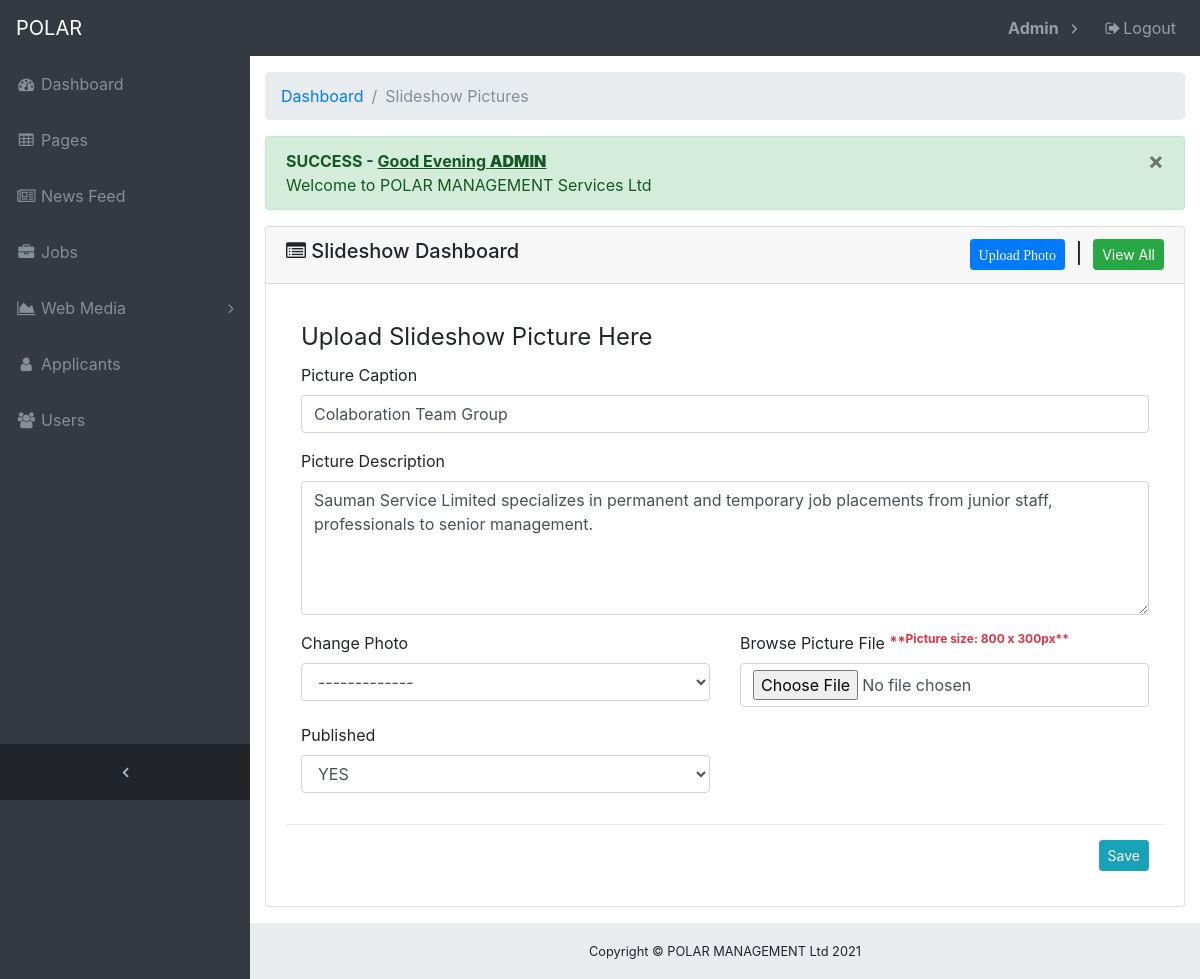
The page /polar-web/web-admin/slideshow.php?pg=2 (signed in) on the database its author committed.
### tables this page shows
CREATE TABLE `users` (
  `id` int(11) NOT NULL,
  `username` varchar(20) NOT NULL,
  `email` varchar(100) NOT NULL,
  `password` varchar(100) NOT NULL,
  `full_names` varchar(100) NOT NULL,
  `last_visit` datetime DEFAULT NULL
);

CREATE TABLE `slideshow` (
  `id` bigint(20) NOT NULL,
  `caption` varchar(100) NOT NULL,
  `description` varchar(255) NOT NULL,
  `file` varchar(100) NOT NULL,
  `published` tinyint(1) NOT NULL DEFAULT '0',
  `date_created` datetime NOT NULL,
  `created_by` varchar(60) NOT NULL
);

### polar-web/web-admin/functions.php (called while the page is built, shortened)
<?php
$online=FALSE;
try {
    $db_user = $online==TRUE? "polar_admin":'root';
    $db_pass = $online==TRUE? "admin@2018":'root';
    $db_name = $online==TRUE? 'polar_db':'polar_db';
    $connection_string = "mysql:host=localhost;dbname=$db_name";
    $conn = new PDO($connection_string, $db_user, $db_pass,
                    array(PDO::ATTR_PERSISTENT => true, PDO::ATTR_ERRMODE => PDO::ERRMODE_EXCEPTION,
                            PDO::ATTR_DEFAULT_FETCH_MODE => PDO::FETCH_OBJ));
} catch (Exception $e) {
    $dbError = 'Caught exception: ' . $e->getMessage();
    exit($dbError);
}
function db_get_row($sql){
    global $conn;
    try{
        $r = $conn->query($sql);
        return $r ? $r->fetch(PDO::FETCH_OBJ) : FALSE;
    } catch (Exception $e) {
        $dbError = 'Caught exception: ' . $e->getMessage();
        log_message($dbError, 'danger');
    }
}
function view_message() {
    $val = isset($_SESSION['polar_db']->message) ? $_SESSION['polar_db']->message : NULL;
    return is_null($val)? FALSE:$val;
}
function get_active_user() {
   $id = $_SESSION['polar_db']->id;
   $sql='';
   if(isset($_SESSION['polar_db']->applicant_names)){
       $sql = "SELECT id, CONCAT_WS(' ', first_name, last_name) AS full_names, username, FROM applicant_info WHERE id='$id' ";
   }else{
       $sql = "SELECT id,  full_names, username, password FROM users WHERE id='$id' ";
   }
   $user = db_get_row($sql);
   return $user;
}

### polar-web/web-admin/slideshow.php (the view, shortened to what this page needs)
<?php require_once('functions.php'); ?>
<?php
    $page=(object)array(
            'title'=>'Slideshow Pictures',
            'caption'=>'Slideshow Dashboard',
            'uri'=>basename($_SERVER['PHP_SELF'])
        );
?>
<?php include ('header.php'); ?>
  <div class="content-wrapper">
    <div class="container-fluid">
      <ol class="breadcrumb">
        <li class="breadcrumb-item">
          <a href="index.php">Dashboard</a>
        </li>
        <li class="breadcrumb-item active">Slideshow Pictures</li>
      </ol>
      <?php echo view_message(); ?>
      <div class="card mb-3">
        <div class="card-header">
          <h5>
            <i class="fa fa-list-alt"></i> <?php echo $page->caption;?>
            <span class="pull-right">
              <a class="btn btn-sm btn-primary" data-id="-1" data-toggle="modal1" data-target="#photoModal1" href="slideshow.php?pg=-1" ><i class="fa fa-page"> Upload Photo</i></a>
              &nbsp;|&nbsp;
              <a class="btn btn-sm btn-success" href="slideshow.php" >View All</a>
            </span>
          </h5>
        </div>
        <div class="card-body">
          <div class="table-responsive">
            <?php
              if(isset($_REQUEST['pg'])){
                $id = intval($_REQUEST['pg']);
                $pg = $id>0? db_get_row("SELECT * FROM slideshow WHERE id='$id' "):FALSE;
                ?>
                <form method="post" action="formSubmit.php" enctype="multipart/form-data" >
                    <div class="modal-body">
                          <legend>Upload Slideshow Picture Here</legend>
                            <div class="row">
                                <div class="col-md-12 col-12">
                                    <div class="form-group">
                                        <label for="caption" >Picture Caption</label>
                                        <input id="caption" name="caption" value="<?php echo isset($pg->caption)? $pg->caption:'';?>" type="text" class="form-control border-input" placeholder="Photo Caption" required />
                                    </div>
                                </div>
                            </div>
                            <div class="row">
                                <div class="col-md-12">
                                    <div class="form-group">
                                        <label for="description" >Picture Description</label>
                                        <textarea id="description" rows="5" name="description" class="form-control border-input" placeholder="Media Description" required /><?php echo isset($pg->description)? $pg->description:'';?></textarea>
                                    </div>
                                </div>
                            </div>
                            <div class="row">
                            <?php if(isset($pg->id)&&$pg->id>0) { ?>
                                <div class="col-md-6 col-12">
                                    <div class="form-group">
                                        <label for="change_pix" >Change Photo</label>
                                        <select id="change_pix" name="change_pix" class="form-control border-input" placeholder="" required >
                                            <option value="" > ------------- </option>
                                        </select>
                                    </div>
                                </div>
                            <?php } ?>
                                <div class="col-md-6 col-12">
                                    <div class="form-group">
                                        <label for="file" >Browse Picture File <b><sup class="text-danger"> **Picture size: 800 x 300px**</sup></b></label>
                                        <input id="file" name="file" value="" type="file" class="form-control border-input" placeholder="Media File" <?php echo isset($pg->id)&&$pg->id>0? '':'required'; ?> />
                                    </div>
                                </div>
                                <div class="col-md-6 col-12">
                                    <div class="form-group">
                                        <label for="published">Published</label>
                                        <select id="published" name="published" class="form-control border-input" placeholder="published" required >
                                            <option value="1" <?php echo isset($pg->published)&&$pg->published==1? 'selected':''; ?> > YES</option>
                                        </select>
                                    </div>
                                </div>
                            </div>
                    </div>
                    <div class="modal-footer">
                        <div class="left-side">
                            <input type="submit" class="btn btn-info btn-sm " value="Save" name="slideshow_entry" />
                        </div>
                    </div>
                </form>
                <?php
              }
            ?>
          </div>
        </div>
      </div>
      </div>
    </div>
<?php include ('footer.php'); ?>

### polar-web/web-admin/header.php (shortened to what this page needs)
<?php
  $active_user = get_active_user();
?>
<!DOCTYPE html>
<html lang="en">
<head>
  <link href="vendor/bootstrap/css/bootstrap.min.css" rel="stylesheet">
  <link href="vendor/font-awesome/css/font-awesome.min.css" rel="stylesheet" type="text/css">
  <link href="vendor/datatables/dataTables.bootstrap4.css" rel="stylesheet">
    <link href="css/sb-admin.css" rel="stylesheet">
</head>
<body class="fixed-nav sticky-footer bg-dark" id="page-top">
  <nav class="navbar navbar-expand-lg navbar-dark bg-dark fixed-top" id="mainNav">
    <a class="navbar-brand" href="index.php">POLAR</a>
    <div class="collapse navbar-collapse" id="navbarResponsive">
      <ul class="navbar-nav navbar-sidenav" id="exampleAccordion">
        <li class="nav-item" data-toggle="tooltip" data-placement="right" title="Dashboard">
          <a class="nav-link" href="index.php">
            <i class="fa fa-fw fa-dashboard"></i>
            <span class="nav-link-text">Dashboard</span>
          </a>
        </li>
        <li class="nav-item" data-toggle="tooltip" data-placement="right" title="Pages">
          <a class="nav-link" href="pages.php">
            <i class="fa fa-fw fa-table"></i>
            <span class="nav-link-text">Pages</span>
          </a>
        </li>
        <li class="nav-item" data-toggle="tooltip" data-placement="right" title="News Feed">
          <a class="nav-link" href="news.php">
            <i class="fa fa-fw fa-newspaper-o"></i>
            <span class="nav-link-text">News Feed</span>
          </a>
        </li>
        <li class="nav-item" data-toggle="tooltip" data-placement="right" title="Jobs">
          <a class="nav-link" href="jobs.php">
            <i class="fa fa-fw fa-briefcase"></i>
            <span class="nav-link-text">Jobs</span>
          </a>
        </li>
        <li class="nav-item" data-toggle="tooltip" data-placement="right" title="Web Media">
          <a class="nav-link nav-link-collapse collapsed" data-toggle="collapse" href="#media" data-parent="#exampleAccordion">
            <i class="fa fa-fw fa-area-chart"></i>
            <span class="nav-link-text">Web Media</span>
          </a>
        </li>
        <li class="nav-item" data-toggle="tooltip" data-placement="right" title="Applicants">
          <a class="nav-link" href="applicants.php">
            <i class="fa fa-fw fa-user"></i>
            <span class="nav-link-text">Applicants</span>
          </a>
        </li>
        <li class="nav-item" data-toggle="tooltip" data-placement="right" title="Users">
          <a class="nav-link" href="users.php">
            <i class="fa fa-fw fa-users"></i>
            <span class="nav-link-text">Users</span>
          </a>
        </li>
      </ul>
      <ul class="navbar-nav sidenav-toggler">
        <li class="nav-item">
          <a class="nav-link text-center" id="sidenavToggler">
            <i class="fa fa-fw fa-angle-left"></i>
          </a>
        </li>
      </ul>
      <ul class="navbar-nav ml-auto">
        <li class="nav-item dropdown">
          <a class="nav-link dropdown-toggle" id="alertsDropdown" href="#" data-toggle="dropdown" >
            <b class=""><?php echo $active_user->full_names; ?></b>
          </a>
        </li>
        <li class="nav-item">
          <a class="nav-link" data-toggle="modal" data-target="#exampleModal">
            <i class="fa fa-fw fa-sign-out"></i>Logout</a>
        </li>
    </div>
  </nav>

### polar-web/web-admin/css/sb-admin.css (style rules this page uses)
html { position: relative; min-height: 100%; }
body { overflow-x: hidden; }
body.sticky-footer { margin-bottom: 56px; }
body.sticky-footer .content-wrapper { min-height: calc(100vh - 56px - 56px); }
body.fixed-nav { padding-top: 56px; }
.content-wrapper { min-height: calc(100vh - 56px); padding-top: 1rem; }
#mainNav .navbar-collapse { overflow: auto; max-height: 75vh; }
#mainNav .navbar-collapse .navbar-nav .nav-item .nav-link { cursor: pointer; }
#mainNav .navbar-collapse .navbar-sidenav .nav-link-collapse:after { float: right; content: '\f107'; font-family: 'FontAwesome'; }
#mainNav .navbar-collapse .navbar-sidenav .nav-link-collapse.collapsed:after { content: '\f105'; }
#mainNav .navbar-collapse .sidenav-toggler { display: none; }
#mainNav .navbar-collapse .navbar-nav > .nav-item.dropdown > .nav-link { position: relative; min-width: 45px; }
#mainNav .navbar-collapse .navbar-nav > .nav-item.dropdown > .nav-link:after { float: right; width: auto; content: '\f105'; border: none; font-family: 'FontAwesome'; }
@media (min-width: 992px) { #mainNav .navbar-brand { width: 250px; } }
@media (min-width: 992px) { #mainNav .navbar-collapse { overflow: visible; max-height: none; } }
@media (min-width: 992px) { #mainNav .navbar-collapse .navbar-sidenav { position: absolute; top: 0; left: 0; overflow-x: hidden; overflow-y: auto; -webkit-flex-direction: column; -ms-flex-direction: column; flex-direction: column; margin-top: 56px; } }
@media (min-width: 992px) { #mainNav .navbar-collapse .navbar-sidenav > .nav-item { width: 250px; padding: 0; } }
@media (min-width: 992px) { #mainNav .navbar-collapse .navbar-sidenav > .nav-item > .nav-link { padding: 1em; } }
@media (min-width: 992px) { #mainNav .navbar-collapse .navbar-nav > .nav-item.dropdown > .nav-link { min-width: 0; } }
@media (min-width: 992px) { #mainNav .navbar-collapse .navbar-nav > .nav-item.dropdown > .nav-link:after { width: 24px; text-align: center; } }
#mainNav.fixed-top .sidenav-toggler { display: none; }
@media (min-width: 992px) { #mainNav.fixed-top .navbar-sidenav { height: calc(100vh - 112px); } }
@media (min-width: 992px) { #mainNav.fixed-top .sidenav-toggler { position: absolute; top: 0; left: 0; display: flex; overflow-x: hidden; overflow-y: auto; -webkit-flex-direction: column; -ms-flex-direction: column; flex-direction: column; margin-top: calc(100vh - 56px); } }
@media (min-width: 992px) { #mainNav.fixed-top .sidenav-toggler > .nav-item { width: 250px; padding: 0; } }
@media (min-width: 992px) { #mainNav.fixed-top .sidenav-toggler > .nav-item > .nav-link { padding: 1em; } }
#mainNav.fixed-top.navbar-dark .sidenav-toggler { background-color: #212529; }
#mainNav.fixed-top.navbar-dark .sidenav-toggler a i { color: #adb5bd; }
.content-wrapper { overflow-x: hidden; background: white; }
@media (min-width: 992px) { .content-wrapper { margin-left: 250px; } }
#sidenavToggler i { font-weight: 800; }
#mainNav.navbar-dark .navbar-collapse .navbar-sidenav .nav-link-collapse:after { color: #868e96; }
#mainNav.navbar-dark .navbar-collapse .navbar-sidenav > .nav-item > .nav-link { color: #868e96; }
#mainNav.navbar-dark .navbar-collapse .navbar-nav > .nav-item.dropdown > .nav-link:after { color: #adb5bd; }
@media (min-width: 992px) { #mainNav.navbar-dark .navbar-collapse .navbar-sidenav { background: #343a40; } }

### rows shown on the page
users: full_names "Admin"
slideshow: caption "Colaboration Team Group", description "Sauman Service Limited specializes in permanent and temporary job placements from junior staff, professionals to senior management.", published "YES"

### other values the page prints
view_message() "× SUCCESS - Good Evening ADMIN Welcome to POLAR MANAGEMENT Services Ltd"
$page->caption "Slideshow Dashboard"
